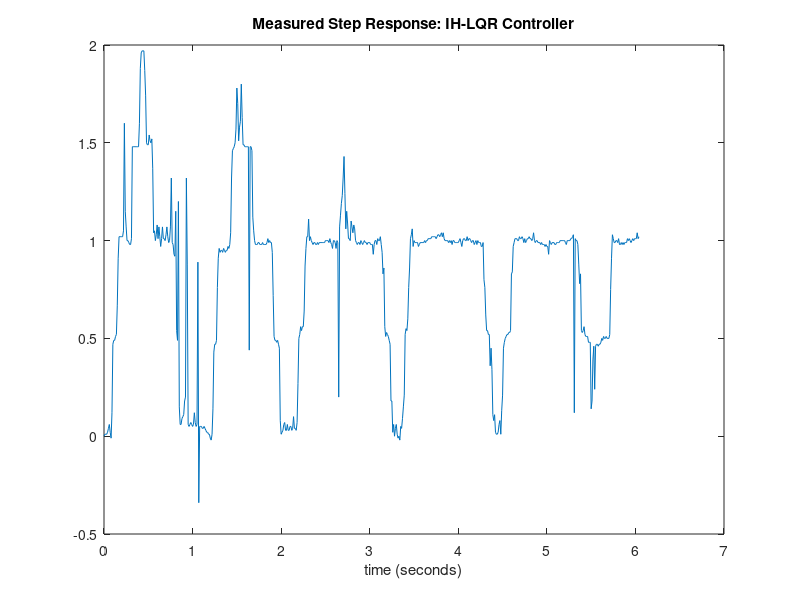

MATLAB code to generate this figure:
y=[0
0.01
0.01
0.01
0.02
0.04
0.06
0.02
-0.01
0.12
0.47
0.49
0.49
0.51
0.52
0.67
0.91
1.02
1.02
1.02
1.02
1.02
1.05
1.6
1.15
1.07
1
1
0.99
0.98
0.98
1.01
1.48
1.48
1.48
1.48
1.48
1.48
1.48
1.48
1.6
1.88
1.96
1.97
1.97
1.97
1.87
1.74
1.5
1.49
1.49
1.54
1.51
1.5
1.52
1.37
1.04
1.05
1
1.03
1.08
1.01
1.07
1.02
0.97
1.01
1.07
1.01
1.01
1
1.03
1.07
1.02
0.99
1
1.07
1.32
0.99
0.98
0.93
0.92
1.15
0.54
0.49
1.2
0.15
0.06
0.06
0.09
0.1
0.11
0.18
0.2
1.32
0.88
0.06
0.05
0.06
0.07
0.06
0.05
0.06
0.12
0.07
0.05
0.06
0.89
-0.34
0.05
0.05
0.05
0.04
0.04
0.05
0.04
0.03
0.02
0.02
0.01
0.01
-0.01
-0.02
0.01
0.14
0.43
0.47
0.47
0.49
0.76
0.91
0.96
0.94
0.95
0.95
0.94
0.96
0.95
0.94
0.95
0.95
0.97
0.96
0.98
1.04
1.32
1.46
1.47
1.48
1.5
1.57
1.78
1.7
1.51
1.58
1.61
1.8
1.63
1.49
1.49
1.48
1.48
1.48
1.48
1.48
0.44
1.48
1.48
1.46
1.12
1.05
1
0.98
0.98
0.98
0.99
0.99
0.98
0.98
0.98
0.99
0.98
0.98
0.98
0.98
0.99
1.01
0.99
1
0.99
0.99
0.94
0.72
0.51
0.49
0.49
0.48
0.49
0.47
0.45
0.08
0.01
0.02
0.03
0.06
0.07
0.03
0.03
0.06
0.03
0.03
0.05
0.05
0.03
0.04
0.1
0.04
0.04
0.03
0.07
0.27
0.5
0.52
0.56
0.54
0.56
0.56
0.64
0.87
0.96
1.02
1.02
1.11
1
1.02
1
0.99
0.98
0.99
0.99
0.98
0.98
0.99
0.98
0.99
0.99
0.99
0.99
0.99
0.99
0.99
1
1
1
1
0.99
1.01
0.99
0.98
0.96
1
1
0.99
0.96
1
0.99
0.2
1.07
1.13
1.19
1.23
1.32
1.43
1.24
1.06
1.15
1.09
1.01
1.01
1
1.1
1.07
1.04
1.08
1.06
1
0.99
0.98
0.99
0.99
0.98
1
0.99
0.98
0.99
1
0.99
0.99
0.98
0.99
0.99
0.99
0.98
0.98
0.98
0.93
0.98
1
1
0.98
1.01
1
1
1.02
0.98
0.94
0.83
0.86
0.56
0.51
0.53
0.52
0.51
0.49
0.47
0.18
0.18
0.02
0.06
0
0.04
0.06
0.01
-0.01
0
-0.02
0.05
0.04
0.09
0.15
0.21
0.52
0.55
0.54
0.6
0.76
0.86
1.01
1.03
1.06
0.97
1
0.99
0.99
0.99
0.99
0.97
0.98
0.99
0.99
0.99
0.99
0.99
1
0.99
1
1
1.01
1.01
1.01
1.01
1.02
1.02
1.02
1.02
1.02
1.01
1.02
1.03
1.03
1.02
1.03
1.04
1.02
1.04
1.01
1
1
1
1
0.99
1
0.99
1
0.98
1
1
0.99
0.99
0.99
0.99
0.99
1
1.01
0.99
0.97
1
1.01
1.01
1
1
1.02
1
1.01
1.01
1
0.99
1
1
0.98
0.99
1
0.98
1
0.99
0.99
0.99
0.97
0.97
0.99
0.8
0.76
0.62
0.54
0.54
0.52
0.52
0.36
0.45
0.34
0.11
0.08
0.11
0.02
0.01
0.01
0.02
0.06
0.08
0.01
0.13
0.21
0.45
0.48
0.5
0.51
0.52
0.52
0.53
0.53
0.54
0.83
0.84
0.97
0.99
1.01
1.01
1.01
1
1
1.02
1.01
1.01
1.02
1.01
0.99
1.01
0.99
1
1.01
1.01
1.02
1.01
1.01
1
1.01
1.04
1
0.99
1
1
0.99
0.99
0.99
0.98
0.99
0.98
0.98
0.98
0.97
0.98
0.97
0.97
0.93
1
0.99
0.98
0.99
0.99
0.99
0.98
0.98
0.99
0.99
0.99
0.99
1
1
1
1
1
1
0.99
0.98
1
1
1
1
1.01
1.01
1.02
1.03
0.12
1.01
1
1
0.98
0.88
0.78
0.83
0.54
0.53
0.54
0.56
0.52
0.51
0.51
0.51
0.48
0.48
0.48
0.14
0.18
0.39
0.46
0.24
0.46
0.47
0.47
0.46
0.47
0.47
0.48
0.5
0.49
0.51
0.5
0.5
0.51
0.5
0.5
0.5
0.52
0.75
0.91
1.03
1.01
0.99
0.99
1
1
0.99
1.01
0.98
0.98
0.99
0.98
0.99
0.98
0.99
0.99
0.99
1.01
1
1.01
1
0.99
1
1.01
1
1.01
1.01
1.01
1.04
1.01
1.02];

x=0:.01:6.04;

plot(x,y)
xlabel('time (seconds)')
title('Measured Step Response: IH-LQR Controller')